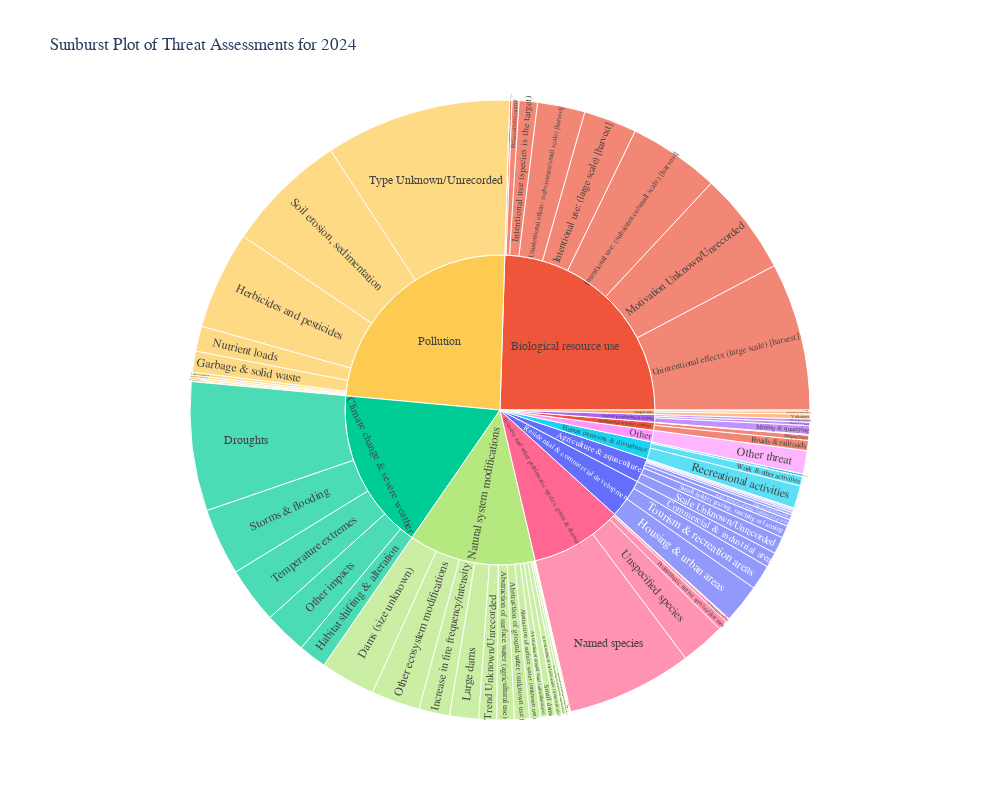

The code cell stored with this chart in its notebook:
### Code cell
import pandas as pd
import plotly.express as px
import plotly.io as pio

# Query the latest data for the year 2024
df_latest = df_combined.query("year_published == 2024")

# Group by Threat and Threat Description and count the number of assessments
df_grouped = df_latest.groupby(['Threat', 'Threat Description']).size().reset_index(name='count')

# Calculate the percentages
df_grouped['percentage'] = df_grouped['count'] / df_grouped['count'].sum() * 100

# Create a unique color for each Threat
unique_threats = df_grouped['Threat'].unique()
color_map = {threat: px.colors.qualitative.Plotly[i % len(px.colors.qualitative.Plotly)] for i, threat in enumerate(unique_threats)}

# Assign colors to each row based on the Threat
df_grouped['color'] = df_grouped['Threat'].map(color_map)

# Create the sunburst plot
fig = px.sunburst(
    df_grouped,
    path=['Threat', 'Threat Description'],
    values='percentage',
    color='Threat',
    color_discrete_map=color_map,
    hover_data=['count'],
    title='Sunburst Plot of Threat Assessments for 2024',
    width=1000,  # Set the width of the plot
    height=800   # Set the height of the plot
)

# Update the layout to set the font to Avenir
fig.update_layout(
    font=dict(
        family="Avenir",
        size=12
    )
)

# Save the figure as an SVG file
pio.write_image(fig, "../Figures/sunburst_plot.svg", format='svg')

# Show the plot
fig.show()

### Figure 1 — Plotly figure (JSON) as saved in the notebook; plotly's stock layout.template omitted (floating-point values rounded to 4 significant figures; data arrays with more than 128 entries replaced by an {"elided": "..."} marker saying what was removed)
{"data": [{"branchvalues": "total", "customdata": {"elided": "82x2 mixed values"}, "domain": {"x": [0, 1], "y": [0, 1]}, "hovertemplate": "labels=%{label}<br>percentage=%{value}<br>parent=%{parent}<br>id=%{id}<br>count=%{customdata[0]}<br>Threat=%{customdata[1]}<extra></extra>", "ids": ["Natural system modifications/Abstraction of ground water (agricultural use)", "Natural system modifications/Abstraction of ground water (commercial use)", "Natural system modifications/Abstraction of ground water (domestic use)", "Natural system modifications/Abstraction of ground water (unknown use)", "Natural system modifications/Abstraction of surface water (agricultural use)", "Natural system modifications/Abstraction of surface water (commercial use)", "Natural system modifications/Abstraction of surface water (domestic use)", "Natural system modifications/Abstraction of surface water (unknown use)", "Pollution/Acid rain", "Transportation & service corridors/Flight paths", "Climate change & severe weather/Droughts", "Invasive and other problematic species, genes & diseases/Diseases of unknown cause", "Natural system modifications/Dams (size unknown)", "Geological events/Earthquakes/tsunamis", "Geological events/Avalanches/landslides", "Agriculture & aquaculture/Agro-industry plantations", "Agriculture & aquaculture/Agro-industry grazing, ranching or farming", "Residential & commercial development/Commercial & industrial areas", "Pollution/Garbage & solid waste", "Climate change & severe weather/Habitat shifting & alteration", "Pollution/Herbicides and pesticides", "Residential & commercial development/Housing & urban areas", "Natural system modifications/Increase in fire frequency/intensity", "Biological resource use/Intentional use: (large scale) [harvest]", "Agriculture & aquaculture/Industrial aquaculture", "Biological resource use/Intentional use (species is the target)", "Biological resource use/Intentional use: (subsistence/small scale) [harvest]", "Invasive and other problematic species, genes & diseases/Introduced genetic material", "Natural system modifications/Large dams", "Pollution/Light pollution", "Biological resource use/Logging & wood harvesting", "Energy production & mining/Mining & quarrying", "Pollution/Nutrient loads", "Agriculture & aquaculture/Nomadic grazing", "Pollution/Noise pollution", "Invasive and other problematic species, genes & diseases/Named species", "Biological resource use/Motivation Unknown/Unrecorded", "Natural system modifications/Small dams", "Transportation & service corridors/Shipping lanes", "Agriculture & aquaculture/Shifting agriculture", "Agriculture & aquaculture/Scale Unknown/Unrecorded", "Transportation & service corridors/Roads & railroads", "Energy production & mining/Renewable energy", "Human intrusions & disturbance/Recreational activities", "Invasive and other problematic species, genes & diseases/Problematic native species/diseases", "Biological resource use/Persecution/control", "Other/Other threat", "Climate change & severe weather/Other impacts", "Natural system modifications/Other ecosystem modifications", "Energy production & mining/Oil & gas drilling", "Agriculture & aquaculture/Small-holder grazing, ranching or farming", "Agriculture & aquaculture/Small-holder plantations", "Pollution/Smog", "Pollution/Soil erosion, sedimentation", "Biological resource use/Unintentional effects (species is not the target)", "Natural system modifications/Trend Unknown/Unrecorded", "Residential & commercial development/Tourism & recreation areas", "Pollution/Thermal pollution", "Pollution/Type Unknown/Unrecorded", "Natural system modifications/Supression in fire frequency/intensity", "Agriculture & aquaculture/Subsistence/artisinal aquaculture", "Climate change & severe weather/Storms & flooding", "Climate change & severe weather/Temperature extremes", "Biological resource use/Unintentional effects: (large scale) [harvest]", "Biological resource use/Unintentional effects: (subsistence/small scale) [harvest]", "Invasive and other problematic species, genes & diseases/Unspecified species", "Human intrusions & disturbance/War, civil unrest & military exercises", "Transportation & service corridors/Utility & service lines", "Geological events/Volcanoes", "Human intrusions & disturbance/Work & other activities", "Agriculture & aquaculture", "Biological resource use", "Climate change & severe weather", "Energy production & mining", "Geological events", "Human intrusions & disturbance", "Invasive and other problematic species, genes & diseases", "Natural system modifications", "Other", "Pollution", "Residential & commercial development", "Transportation & service corridors"], "labels": ["Abstraction of ground water (agricultural use)", "Abstraction of ground water (commercial use)", "Abstraction of ground water (domestic use)", "Abstraction of ground water (unknown use)", "Abstraction of surface water (agricultural use)", "Abstraction of surface water (commercial use)", "Abstraction of surface water (domestic use)", "Abstraction of surface water (unknown use)", "Acid rain", "Flight paths", "Droughts", "Diseases of unknown cause", "Dams (size unknown)", "Earthquakes/tsunamis", "Avalanches/landslides", "Agro-industry plantations", "Agro-industry grazing, ranching or farming", "Commercial & industrial areas", "Garbage & solid waste", "Habitat shifting & alteration", "Herbicides and pesticides", "Housing & urban areas", "Increase in fire frequency/intensity", "Intentional use: (large scale) [harvest]", "Industrial aquaculture", "Intentional use (species is the target)", "Intentional use: (subsistence/small scale) [harvest]", "Introduced genetic material", "Large dams", "Light pollution", "Logging & wood harvesting", "Mining & quarrying", "Nutrient loads", "Nomadic grazing", "Noise pollution", "Named species", "Motivation Unknown/Unrecorded", "Small dams", "Shipping lanes", "Shifting agriculture", "Scale Unknown/Unrecorded", "Roads & railroads", "Renewable energy", "Recreational activities", "Problematic native species/diseases", "Persecution/control", "Other threat", "Other impacts", "Other ecosystem modifications", "Oil & gas drilling", "Small-holder grazing, ranching or farming", "Small-holder plantations", "Smog", "Soil erosion, sedimentation", "Unintentional effects (species is not the target)", "Trend Unknown/Unrecorded", "Tourism & recreation areas", "Thermal pollution", "Type Unknown/Unrecorded", "Supression in fire frequency/intensity", "Subsistence/artisinal aquaculture", "Storms & flooding", "Temperature extremes", "Unintentional effects: (large scale) [harvest]", "Unintentional effects: (subsistence/small scale) [harvest]", "Unspecified species", "War, civil unrest & military exercises", "Utility & service lines", "Volcanoes", "Work & other activities", "Agriculture & aquaculture", "Biological resource use", "Climate change & severe weather", "Energy production & mining", "Geological events", "Human intrusions & disturbance", "Invasive and other problematic species, genes & diseases", "Natural system modifications", "Other", "Pollution", "Residential & commercial development", "Transportation & service corridors"], "marker": {"colors": ["#B6E880", "#B6E880", "#B6E880", "#B6E880", "#B6E880", "#B6E880", "#B6E880", "#B6E880", "#FECB52", "#EF553B", "#00CC96", "#FF6692", "#B6E880", "#FFA15A", "#FFA15A", "#636EFA", "#636EFA", "#636EFA", "#FECB52", "#00CC96", "#FECB52", "#636EFA", "#B6E880", "#EF553B", "#636EFA", "#EF553B", "#EF553B", "#FF6692", "#B6E880", "#FECB52", "#EF553B", "#AB63FA", "#FECB52", "#636EFA", "#FECB52", "#FF6692", "#EF553B", "#B6E880", "#EF553B", "#636EFA", "#636EFA", "#EF553B", "#AB63FA", "#19D3F3", "#FF6692", "#EF553B", "#FF97FF", "#00CC96", "#B6E880", "#AB63FA", "#636EFA", "#636EFA", "#FECB52", "#FECB52", "#EF553B", "#B6E880", "#636EFA", "#FECB52", "#FECB52", "#B6E880", "#636EFA", "#00CC96", "#00CC96", "#EF553B", "#EF553B", "#FF6692", "#19D3F3", "#EF553B", "#FFA15A", "#19D3F3", "#636EFA", "#EF553B", "#00CC96", "#AB63FA", "#FFA15A", "#19D3F3", "#FF6692", "#B6E880", "#FF97FF", "#FECB52", "#636EFA", "#EF553B"]}, "name": "", "parents": ["Natural system modifications", "Natural system modifications", "Natural system modifications", "Natural system modifications", "Natural system modifications", "Natural system modifications", "Natural system modifications", "Natural system modifications", "Pollution", "Transportation & service corridors", "Climate change & severe weather", "Invasive and other problematic species, genes & diseases", "Natural system modifications", "Geological events", "Geological events", "Agriculture & aquaculture", "Agriculture & aquaculture", "Residential & commercial development", "Pollution", "Climate change & severe weather", "Pollution", "Residential & commercial development", "Natural system modifications", "Biological resource use", "Agriculture & aquaculture", "Biological resource use", "Biological resource use", "Invasive and other problematic species, genes & diseases", "Natural system modifications", "Pollution", "Biological resource use", "Energy production & mining", "Pollution", "Agriculture & aquaculture", "Pollution", "Invasive and other problematic species, genes & diseases", "Biological resource use", "Natural system modifications", "Transportation & service corridors", "Agriculture & aquaculture", "Agriculture & aquaculture", "Transportation & service corridors", "Energy production & mining", "Human intrusions & disturbance", "Invasive and other problematic species, genes & diseases", "Biological resource use", "Other", "Climate change & severe weather", "Natural system modifications", "Energy production & mining", "Agriculture & aquaculture", "Agriculture & aquaculture", "Pollution", "Pollution", "Biological resource use", "Natural system modifications", "Residential & commercial development", "Pollution", "Pollution", "Natural system modifications", "Agriculture & aquaculture", "Climate change & severe weather", "Climate change & severe weather", "Biological resource use", "Biological resource use", "Invasive and other problematic species, genes & diseases", "Human intrusions & disturbance", "Transportation & service corridors", "Geological events", "Human intrusions & disturbance", "", "", "", "", "", "", "", "", "", "", "", ""], "type": "sunburst", "values": [0.3892, 0.05856, 0.1481, 0.7888, 0.9094, 0.1791, 0.3479, 0.5546, 0.093, 0.003445, 6.724, 0.04822, 2.866, 0.05856, 0.1516, 0.2652, 0.3445, 0.7991, 1.102, 1.464, 5.108, 2.025, 1.605, 2.769, 0.05167, 0.9576, 4.75, 0.155, 1.512, 0.155, 0.003445, 0.4581, 1.309, 0.1309, 0.093, 6.559, 5.36, 0.3892, 0.2721, 0.07578, 0.8853, 0.5305, 0.1722, 1.181, 0.5098, 0.3617, 1.212, 2.242, 2.535, 0.1653, 0.6441, 0.09645, 0.02411, 6.338, 0.1171, 0.9266, 1.292, 0.1137, 9.697, 0.062, 0.02411, 3.493, 2.928, 7.709, 2.477, 2.311, 0.1343, 0.031, 0.2549, 0.496, 2.518, 24.5, 16.85, 0.7957, 0.465, 1.812, 9.583, 13.27, 1.212, 24.03, 4.116, 0.837]}], "layout": {"font": {"family": "Avenir", "size": 12}, "height": 800, "legend": {"tracegroupgap": 0}, "title": {"text": "Sunburst Plot of Threat Assessments for 2024"}, "width": 1000}}
